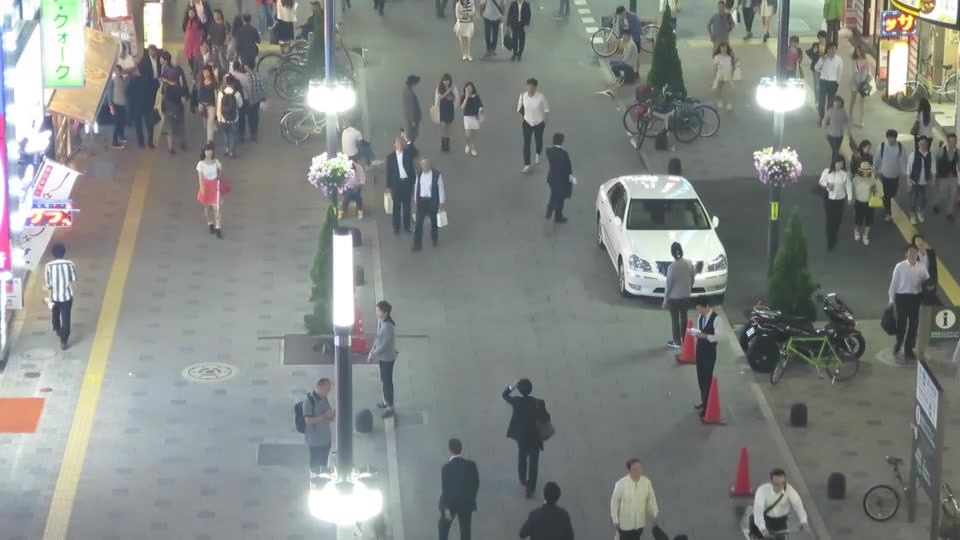
#> input picture Computer_Vision/datasets/person_gate_v1/images/test/video03_000005.jpg, 960 x 540 px; its folder holds only this picture in this run
$ python prepare_ncnn_calibration.py --images ../datasets/person_gate_v1/images/test
#> lines starting #> are read from the running program, lines starting #| are printed output that depends on the picture
#> in main, frame is the input picture: shape (540, 960, 3); mean B, G, R 131.4, 134.4, 130.7
"""Build a deterministic YOLO NCNN calibration set from videos or images."""

from __future__ import annotations

import argparse
import json
from pathlib import Path

import cv2
import numpy as np


VIDEO_SUFFIXES = {".mp4", ".avi", ".mov", ".mkv"}
IMAGE_SUFFIXES = {".jpg", ".jpeg", ".png", ".bmp", ".webp"}


def letterbox(image: np.ndarray, size: int = 640) -> np.ndarray:
    """Match Ultralytics' centered letterbox geometry and padding color."""
#> called with size = 320
    height, width = image.shape[:2]
#> height = 540; width = 960
    scale = min(size / width, size / height)
#> scale = 0.333
    resized_width = max(1, round(width * scale))
#> resized_width = 320
    resized_height = max(1, round(height * scale))
#> resized_height = 180
    resized = cv2.resize(image, (resized_width, resized_height), interpolation=cv2.INTER_LINEAR)
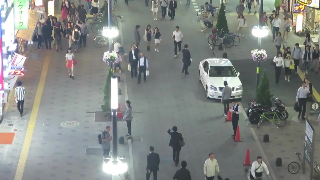
#> resized: shape (180, 320, 3); mean B, G, R 131.5, 134.5, 130.7
    canvas = np.full((size, size, 3), 114, dtype=np.uint8)
    left = (size - resized_width) // 2
#> left = 0
    top = (size - resized_height) // 2
#> top = 70
    canvas[top : top + resized_height, left : left + resized_width] = resized
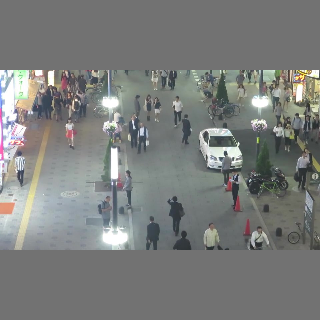
#> canvas: shape (320, 320, 3); mean B, G, R 123.8, 125.5, 123.4
    return canvas


def evenly_spaced_indices(frame_count: int, requested: int) -> list[int]:
    if frame_count <= 0 or requested <= 0:
        return []
    # Exclude the first/last 2% where camera movement or fades are common.
    start = min(frame_count - 1, max(0, round(frame_count * 0.02)))
    end = max(start, min(frame_count - 1, round(frame_count * 0.98) - 1))
    count = min(requested, end - start + 1)
    return sorted({int(round(value)) for value in np.linspace(start, end, count)})


def main() -> int:
    parser = argparse.ArgumentParser()
    parser.add_argument("--videos", type=Path, default=Path("uploads"))
    parser.add_argument(
        "--images",
        type=Path,
        help="Use labeled training images instead of extracting frames from videos.",
    )
    parser.add_argument("--output", type=Path, default=Path("datasets/calibration/yolo320"))
    parser.add_argument("--per-video", type=int, default=200)
    parser.add_argument("--max-images", type=int, default=1000)
    parser.add_argument("--size", type=int, default=320)
    args = parser.parse_args()

    args.output.mkdir(parents=True, exist_ok=True)
    records: list[dict] = []
    image_paths: list[Path] = []

    if args.images is not None:
        candidates = sorted(
            path for path in args.images.rglob("*")
            if path.is_file() and path.suffix.lower() in IMAGE_SUFFIXES
        )
        if not candidates:
            raise RuntimeError(f"No calibration images found in {args.images}")
        indices = evenly_spaced_indices(len(candidates), min(args.max_images, len(candidates)))
        for sequence, index in enumerate(indices):
            source = candidates[index]
            frame = cv2.imread(str(source))
            if frame is None:
                continue
            destination = args.output / f"calibration_{sequence:04d}.jpg"
            prepared = letterbox(frame, args.size)
            if not cv2.imwrite(str(destination), prepared, [cv2.IMWRITE_JPEG_QUALITY, 95]):
                raise RuntimeError(f"Cannot write {destination}")
            image_paths.append(destination.resolve())
        records.append({"images": str(args.images.resolve()), "calibration_frames": len(image_paths)})
    else:
        videos = sorted(
            path for path in args.videos.iterdir()
            if path.is_file() and path.suffix.lower() in VIDEO_SUFFIXES
        )
        if not videos:
            raise RuntimeError(f"No calibration videos found in {args.videos}")

        for video in videos:
            capture = cv2.VideoCapture(str(video))
            frame_count = int(capture.get(cv2.CAP_PROP_FRAME_COUNT))
            fps = float(capture.get(cv2.CAP_PROP_FPS))
            saved = 0
            for sequence, frame_index in enumerate(evenly_spaced_indices(frame_count, args.per_video)):
                capture.set(cv2.CAP_PROP_POS_FRAMES, frame_index)
                ok, frame = capture.read()
                if not ok or frame is None:
                    continue
                prepared = letterbox(frame, args.size)
                destination = args.output / f"{video.stem}_{sequence:04d}.jpg"
                if not cv2.imwrite(str(destination), prepared, [cv2.IMWRITE_JPEG_QUALITY, 95]):
                    raise RuntimeError(f"Cannot write {destination}")
                image_paths.append(destination.resolve())
                saved += 1
            capture.release()
            records.append(
                {
                    "video": str(video.resolve()),
                    "source_frames": frame_count,
                    "source_fps": fps,
                    "calibration_frames": saved,
                }
            )

    list_path = args.output.parent / f"{args.output.name}_calibration.txt"
    list_path.write_text(
        "".join(f"{path.as_posix()}\n" for path in image_paths),
        encoding="utf-8",
    )
    manifest = {
        "input_size": [args.size, args.size],
        "letterbox_color": 114,
        "image_count": len(image_paths),
        "image_list": str(list_path.resolve()),
        "sources": records,
    }
    manifest_path = args.output.parent / f"{args.output.name}_manifest.json"
    manifest_path.write_text(
        json.dumps(manifest, ensure_ascii=False, indent=2),
        encoding="utf-8",
    )
    print(json.dumps(manifest, ensure_ascii=False, indent=2))
    return 0


if __name__ == "__main__":
    raise SystemExit(main())
#> (the program exits here)

$ run again, on Computer_Vision/datasets/person_gate_v1/images/train/mall_seq_000041.jpg
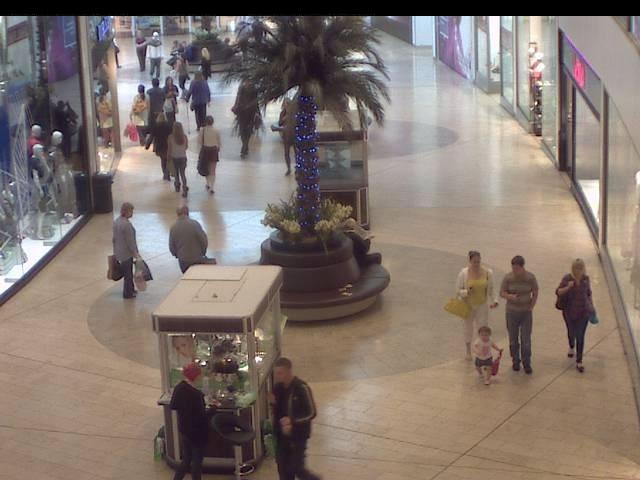
#> input picture Computer_Vision/datasets/person_gate_v1/images/train/mall_seq_000041.jpg, 640 x 480 px
#> in main, frame is the input picture: shape (480, 640, 3); mean B, G, R 111.4, 118.4, 131.6
#> in letterbox, `canvas[top : top + resized_height, left : left + resized_width] = resi..`:
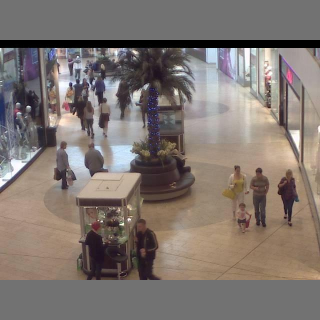
#> canvas: shape (320, 320, 3); mean B, G, R 112.2, 117.4, 127.3
